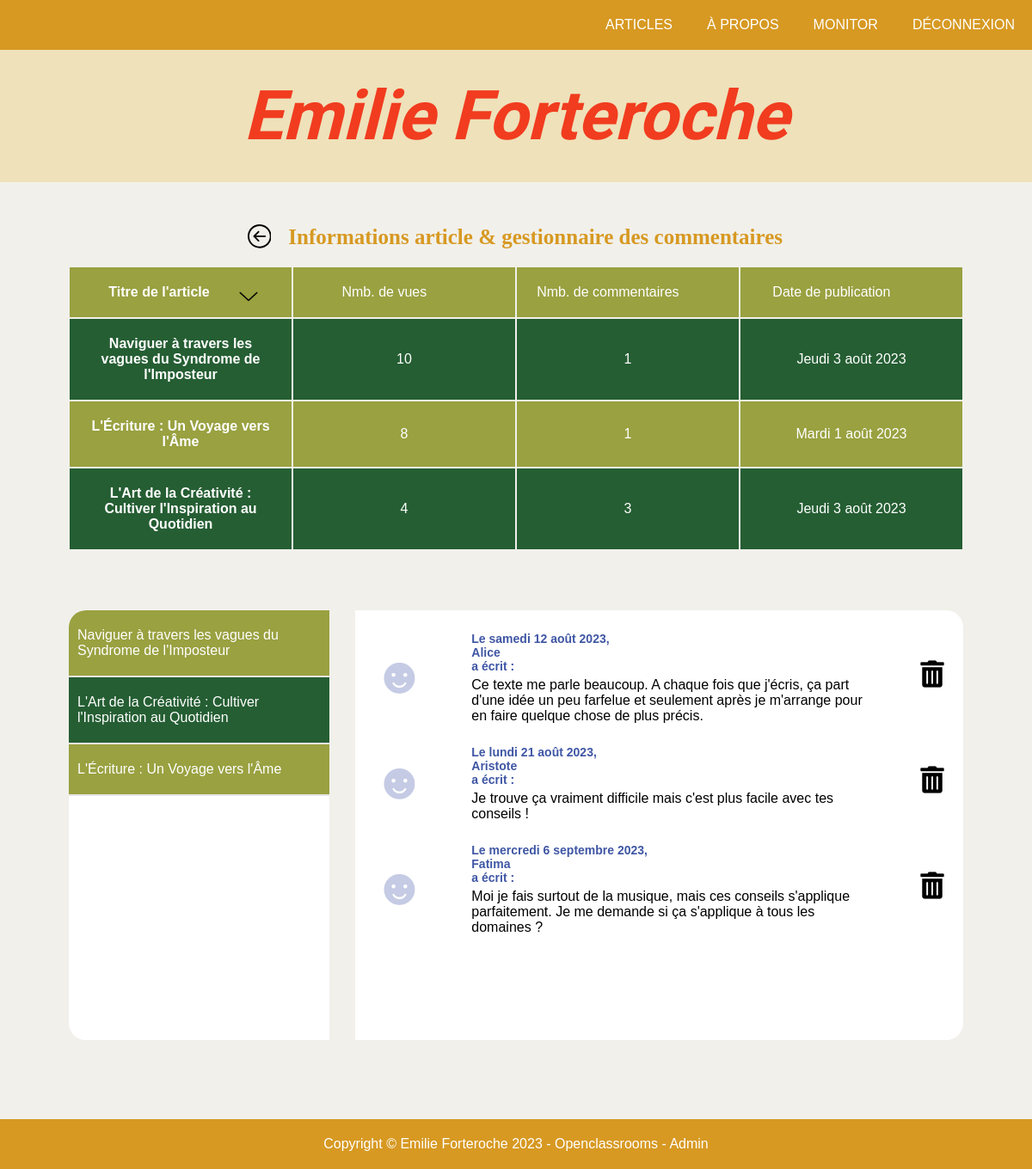
The page /index.php?action=admin-monitor&id=2 (signed in) on the database its author committed.
### tables this page shows
CREATE TABLE `article` (
  `id` int(11) NOT NULL,
  `id_user` int(11) NOT NULL,
  `title` varchar(255) NOT NULL,
  `content` text NOT NULL,
  `view` int(11) NOT NULL,
  `date_creation` datetime NOT NULL,
  `date_update` datetime DEFAULT NULL
);

CREATE TABLE `comment` (
  `id` int(11) NOT NULL,
  `id_article` int(11) NOT NULL,
  `pseudo` varchar(255) NOT NULL,
  `content` text NOT NULL,
  `date_creation` datetime NOT NULL
);

### views/View.php (called while the page is built, shortened)
<?php
class View
{
    public function render(string $viewName, array $params = []) : void
    {
        $viewPath = $this->buildViewPath($viewName);
        $content = $this->_renderViewFromTemplate($viewPath, $params);
    }
    private function _renderViewFromTemplate(string $viewPath, array $params = []) : string
    {
        if (file_exists($viewPath)) {
            extract($params);
            require($viewPath);
            return ob_get_clean();
        } else {
            throw new Exception("La vue '$viewPath' est introuvable.");
        }
    }
    private function buildViewPath(string $viewName) : string
    {
        return TEMPLATE_VIEW_PATH . $viewName . '.php';
    }
}

### controllers/AdminController.php (called while the page is built, shortened)
<?php
class AdminController
{
    public function showAdminMonitor(): void
    {
        $id = Utils::request("id", 1);
        $articleManager = new ArticleManager();
        $articles = $articleManager->getAllArticles();
        $commentManager = new CommentManager();
        $comments = $commentManager->getAllCommentsByArticleId($id);
        $arrayMonitoring = [];
        $index = 0;
        foreach ($articles as $article) {
            $arrayMonitoring[$index]['titleArticle'] = $article->getTitle();
            $arrayMonitoring[$index]['numberView'] = $article->getView();
            $arrayMonitoring[$index]['numberComment'] = count($commentManager->getAllCommentsByArticleId($article->getId()));
            $arrayMonitoring[$index]['publicationDate'] = ucfirst(Utils::convertDateToFrenchFormat($article->getDateCreation()));
            $index++;
        }
        $view = new View("monitor");
        $view->render("admin-monitor", [
            'arrayMonitoring' => $arrayMonitoring,
            'articles' => $articles,
            'comments' => $comments,
            'id' => $id,
        ]);
    }
}

### index.php (called while the page is built, shortened)
<?php
$action = Utils::request('action', 'home');
try {
    switch ($action) {
        case 'admin-monitor':
            $adminController = new AdminController();
            $adminController->showAdminMonitor();
            break;
    }
} catch (Exception $e) {
    $errorView = new View('Erreur');
    $errorView->render('errorPage', ['errorMessage' => $e->getMessage()]);
}

### models/DBManager.php (called while the page is built, shortened)
<?php
class DBManager
{
    private static $instance;
    private $db;
    private function __construct()
    {
        $this->db = new PDO('mysql:host=' . DB_HOST . ';dbname=' . DB_NAME . ';charset=utf8', DB_USER, DB_PASS);
        $this->db->setAttribute(PDO::ATTR_ERRMODE, PDO::ERRMODE_EXCEPTION);
        $this->db->setAttribute(PDO::ATTR_DEFAULT_FETCH_MODE, PDO::FETCH_ASSOC);
    }
    public static function getInstance() : DBManager
    {
        if (!self::$instance) {
            self::$instance = new DBManager();
        }
        return self::$instance;
    }
    public function query(string $sql, ?array $params = null) : PDOStatement
    {
        if ($params == null) {
            $query = $this->db->query($sql);
        } else {
            $query = $this->db->prepare($sql);
            $query->execute($params);
        }
        return $query;
    }
}

### models/AbstractEntityManager.php (called while the page is built, shortened)
<?php
abstract class AbstractEntityManager {
    public function __construct()
    {
        $this->db = DBManager::getInstance();
    }
}

### models/ArticleManager.php (called while the page is built, shortened)
<?php
class ArticleManager extends AbstractEntityManager
{
    public function getAllArticles(): array
    {
        $sql = "SELECT * FROM article";
        $result = $this->db->query($sql);
        $articles = [];
        while ($article = $result->fetch()) {
            $articles[] = new Article($article);
        }
        return $articles;
    }
}

### models/AbstractEntity.php (called while the page is built, shortened)
<?php
abstract class AbstractEntity
{
    protected int $id = -1;
    protected function hydrate(array $data) : void
    {
        foreach ($data as $key => $value) {
            $method = 'set' . str_replace('_', '', ucwords($key, '_'));
        }
    }
    public function setId(int $id) : void
    {
        $this->id = $id;
    }
    public function getId() : int
    {
        return $this->id;
    }
}

### models/Article.php (called while the page is built, shortened)
<?php
class Article extends AbstractEntity
{
    private string $title = "";
    private ?DateTime $dateCreation = null;
    private int $view;
    public function setTitle(string $title): void
    {
        $this->title = $title;
    }
    public function getTitle(): string
    {
        return $this->title;
    }
    public function setDateCreation(string|DateTime $dateCreation, string $format = 'Y-m-d H:i:s'): void
    {
        if (is_string($dateCreation)) {
            $dateCreation = DateTime::createFromFormat($format, $dateCreation);
        }
        $this->dateCreation = $dateCreation;
    }
    public function getDateCreation(): DateTime
    {
        return $this->dateCreation;
    }
    public function setDateUpdate(null|string|DateTime $dateUpdate, string $format = 'Y-m-d H:i:s'): void
    {
        if (is_string($dateUpdate)) {
            $dateUpdate = DateTime::createFromFormat($format, $dateUpdate);
        }
    }
    public function setView(int $view): void
    {
        $this->view = $view;
    }
    public function getView(): int
    {
        return $this->view;
    }
}

### models/CommentManager.php (called while the page is built, shortened)
<?php
class CommentManager extends AbstractEntityManager
{
    public function getAllCommentsByArticleId(int $idArticle) : array
    {
        $sql = "SELECT * FROM comment WHERE id_article = :idArticle";
        $result = $this->db->query($sql, ['idArticle' => $idArticle]);
        $comments = [];
        while ($comment = $result->fetch()) {
            $comments[] = new Comment($comment);
        }
        return $comments;
    }
}

### models/Comment.php (called while the page is built)
<?php
class Comment extends AbstractEntity
{
    private int $idArticle;
    private string $pseudo;
    private string $content;
    private DateTime $dateCreation;
    public function getIdArticle(): int
    {
        return $this->idArticle;
    }
    public function setIdArticle(int $idArticle): void
    {
        $this->idArticle = $idArticle;
    }
    public function getPseudo(): string
    {
        return $this->pseudo;
    }
    public function setPseudo(string $pseudo): void
    {
        $this->pseudo = $pseudo;
    }
    public function getContent(): string
    {
        return $this->content;
    }
    public function setContent(string $content): void
    {
        $this->content = $content;
    }
    public function getDateCreation(): DateTime
    {
        return $this->dateCreation;
    }
    public function setDateCreation(string|DateTime $dateCreation, string $format = 'Y-m-d H:i:s') : void
    {
        if (is_string($dateCreation)) {
            $dateCreation = DateTime::createFromFormat($format, $dateCreation);
        }
        $this->dateCreation = $dateCreation;
    }
}

### views/templates/admin-monitor.php (the view, shortened to what this page needs)
<div class="top">
    <a href="index.php?action=admin">
    </a>
    <h2>Informations article & gestionnaire des commentaires</h2>
</div>
<a href="index.php?action=admin-monitor" class="cursorNone">
    <div class="adminArticle">
        <?php
        $currentSort = filter_input(INPUT_POST, 'FILTER_SORT');
        $currentValue = filter_input(INPUT_POST, 'FILTER_VALUE');
        if (empty($currentSort)) $currentSort = "bottom";
        if (empty($currentValue)) $currentValue = "titleArticle";
        function generateFilterButton($currentSort, $currentValue, $label, $filterValue)
        {
            $sort = ($currentSort === "bottom" && $currentValue === $filterValue) ? "top" : "bottom";
            $icon = ($sort === "top") ? "icons/fleche-vers-le-bas.png" : "icons/chevron-en-haut.png";
            echo "<p>$label</p>";
            echo "<form class='btnFiltre' method='post'>";
            if ($filterValue === $currentValue) {
                echo "<img src='$icon' alt=''>";
            }
            echo "</form>";
        }
        ?>
        <div class="articleLine">
            <div class="title">
                <?php generateFilterButton($currentSort, $currentValue, "Titre de l'article", "titleArticle"); ?>
            </div>
            <div class="numberView">
            </div>
            <div class="nomberComment">
            </div>
            <div class="publicationDate">
            </div>
        </div>
        <?php
        $sortDirection = ($currentSort === 'bottom') ? -1 : 1;
        usort($arrayMonitoring, function ($a, $b) use ($sortDirection, $currentValue) {
            return ($a[$currentValue] <=> $b[$currentValue]) * $sortDirection;
        });
        foreach ($arrayMonitoring as $key => $value) {
        ?>
            <div class="articleLine">
                <div class="title"><?= ($value["titleArticle"]); ?></div>
                <div class="numberView"><?= ($value["numberView"]); ?></div>
                <div class="nomberComment"><?= (($value["numberComment"])); ?></div>
                <div class="publicationDate"><?= ($value["publicationDate"]); ?></div>
            </div>
        <?php } ?>
    </div>
</a>
<div class="commentSpace" id="ancreComment">
    <div class="left">
        <?php foreach ($articles as $article) { ?>
            <a
                href="index.php?action=admin-monitor&id=<?= $article->getId() ?>#ancreComment" class="cardArticle">
                <?= $article->getTitle() ?>
            </a>
        <?php } ?>
    </div>
    <div class="right comments">
        <?php
        if (empty($comments)) {
            echo '<p class="info">Aucun commentaire pour cet article.</p>';
        } else {
            echo '<ul>';
            foreach ($comments as $comment) {
                echo '<li>';
                echo '  <div class="smiley">☻</div>';
                echo '  <div class="detailComment">';
                echo '      <h3 class="info">Le ' . Utils::convertDateToFrenchFormat($comment->getDateCreation()) . ", " . Utils::format($comment->getPseudo()) . ' a écrit :</h3>';
                echo '      <p class="content">' . Utils::format($comment->getContent()) . '</p>';
                echo '  </div>';
                echo "  <a href='index.php?action=admin-monitor&id={$comment->getIdArticle()}&idDelete={$comment->getId()}#ancreComment' ><img  src='icons/poubelle.png' alt=''></a>";
                echo '</li>';
            }
            echo '</ul>';
        }
        ?>
    </div>
</div>

### services/Utils.php (shortened to what this page needs)
<?php
class Utils
{
    public static function convertDateToFrenchFormat(DateTime $date): string
    {
        $dateFormatter = new IntlDateFormatter('fr_FR', IntlDateFormatter::FULL, IntlDateFormatter::FULL);
        $dateFormatter->setPattern('EEEE d MMMM Y');
        return $dateFormatter->format($date);
    }
    public static function format(string $string): string
    {
        $finalString = htmlspecialchars($string, ENT_QUOTES);
        $lines = explode("\n", $finalString);
        $finalString = "";
        foreach ($lines as $line) {
            if (trim($line) != "") {
                $finalString .= "<p>$line</p>";
            }
        }
        return $finalString;
    }
}

### rows shown on the page
article: title "Naviguer à travers les vagues du Syndrome de l'Imposteur", view "10", numberComment "1", publicationDate "Jeudi 3 août 2023"
article: title "L'Écriture : Un Voyage vers l'Âme", view "8", id_user "1", publicationDate "Mardi 1 août 2023"
article: title "L'Art de la Créativité : Cultiver l'Inspiration au Quotidien", view "4", numberComment "3", publicationDate "Jeudi 3 août 2023"
comment: date_creation "samedi 12 août 2023", pseudo "Alice", content "Ce texte me parle beaucoup. A chaque fois que j'écris, ça part d'une idée un peu farfelue et seulement après je m'arrange pour en faire quelque chose de plus précis."
comment: date_creation "lundi 21 août 2023", pseudo "Aristote", content "Je trouve ça vraiment difficile mais c'est plus facile avec tes conseils !"
comment: date_creation "mercredi 6 septembre 2023", pseudo "Fatima", content "Moi je fais surtout de la musique, mais ces conseils s'applique parfaitement. Je me demande si ça s'applique à tous les domaines ?"

### other values the page prints
$label "Titre de l'article Nmb. de vues Nmb. de commentaires Date de publication"
